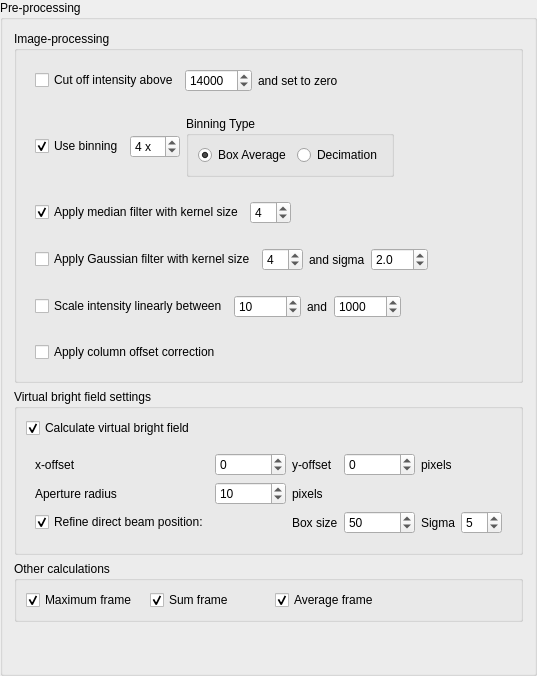
            <widget class="QGroupBox" name="groupBox_2">
             <property name="sizePolicy">
              <sizepolicy hsizetype="Expanding" vsizetype="Minimum">
               <horstretch>0</horstretch>
               <verstretch>0</verstretch>
              </sizepolicy>
             </property>
             <property name="title">
              <string>Pre-processing</string>
             </property>
             <layout class="QVBoxLayout" name="verticalLayout_5">
              <item>
               <widget class="QGroupBox" name="groupBox_4">
                <property name="title">
                 <string>Image-processing</string>
                </property>
                <layout class="QVBoxLayout" name="verticalLayout_4">
                 <item>
                  <widget class="QWidget" name="widget_7" native="true">
                   <property name="toolTip">
                    <string>&lt;html&gt;&lt;head/&gt;&lt;body&gt;&lt;p&gt;Set hot pixels to 0&lt;/p&gt;&lt;/body&gt;&lt;/html&gt;</string>
                   </property>
                   <layout class="QHBoxLayout" name="horizontalLayout_4">
                    <item>
                     <widget class="QCheckBox" name="checkBox_8">
                      <property name="sizePolicy">
                       <sizepolicy hsizetype="Maximum" vsizetype="Fixed">
                        <horstretch>0</horstretch>
                        <verstretch>0</verstretch>
                       </sizepolicy>
                      </property>
                      <property name="toolTip">
                       <string>&lt;html&gt;&lt;head/&gt;&lt;body&gt;&lt;p&gt;Remove large outliers and set them to 0&lt;/p&gt;&lt;/body&gt;&lt;/html&gt;</string>
                      </property>
                      <property name="text">
                       <string>Cut off intensity above</string>
                      </property>
                      <property name="checked">
                       <bool>false</bool>
                      </property>
                     </widget>
                    </item>
                    <item>
                     <widget class="QSpinBox" name="spinBox_11">
                      <property name="enabled">
                       <bool>true</bool>
                      </property>
                      <property name="sizePolicy">
                       <sizepolicy hsizetype="Maximum" vsizetype="Fixed">
                        <horstretch>0</horstretch>
                        <verstretch>0</verstretch>
                       </sizepolicy>
                      </property>
                      <property name="maximum">
                       <number>999999999</number>
                      </property>
                      <property name="singleStep">
                       <number>100</number>
                      </property>
                      <property name="value">
                       <number>14000</number>
                      </property>
                     </widget>
                    </item>
                    <item>
                     <widget class="QLabel" name="label_18">
                      <property name="text">
                       <string>and set to zero</string>
                      </property>
                     </widget>
                    </item>
                   </layout>
                  </widget>
                 </item>
                 <item>
                  <widget class="QWidget" name="widget_8" native="true">
                   <property name="toolTip">
                    <string>&lt;html&gt;&lt;head/&gt;&lt;body&gt;&lt;p&gt;Shrink the images by an integer factor&lt;/p&gt;&lt;/body&gt;&lt;/html&gt;</string>
                   </property>
                   <layout class="QHBoxLayout" name="horizontalLayout_7">
                    <item>
                     <widget class="QCheckBox" name="checkBox_5">
                      <property name="toolTip">
                       <string>&lt;html&gt;&lt;head/&gt;&lt;body&gt;&lt;p&gt;Rescale the height and width of the images with a factor 1/binning. This both smooths the data and reduces data size by a factor binning^2.&lt;/p&gt;&lt;/body&gt;&lt;/html&gt;</string>
                      </property>
                      <property name="text">
                       <string>Use binning</string>
                      </property>
                      <property name="checked">
                       <bool>true</bool>
                      </property>
                     </widget>
                    </item>
                    <item alignment="Qt::AlignLeft">
                     <widget class="QSpinBox" name="spinBox_3">
                      <property name="enabled">
                       <bool>true</bool>
                      </property>
                      <property name="sizePolicy">
                       <sizepolicy hsizetype="Preferred" vsizetype="Fixed">
                        <horstretch>0</horstretch>
                        <verstretch>0</verstretch>
                       </sizepolicy>
                      </property>
                      <property name="minimumSize">
                       <size>
                        <width>0</width>
                        <height>0</height>
                       </size>
                      </property>
                      <property name="suffix">
                       <string> x</string>
                      </property>
                      <property name="minimum">
                       <number>1</number>
                      </property>
                      <property name="maximum">
                       <number>99</number>
                      </property>
                      <property name="value">
                       <number>4</number>
                      </property>
                     </widget>
                    </item>
                    <item>
                     <widget class="QGroupBox" name="groupBox_10">
                      <property name="title">
                       <string>Binning Type</string>
                      </property>
                      <layout class="QFormLayout" name="formLayout">
                       <item row="0" column="0">
                        <widget class="QRadioButton" name="radioButton_average">
                         <property name="toolTip">
                          <string>Use box averaging where the box size is the binning factor.</string>
                         </property>
                         <property name="text">
                          <string>Box Average</string>
                         </property>
                         <property name="checked">
                          <bool>true</bool>
                         </property>
                         <attribute name="buttonGroup">
                          <string notr="true">buttonGroup</string>
                         </attribute>
                        </widget>
                       </item>
                       <item row="0" column="1">
                        <widget class="QRadioButton" name="radioButton_decimation">
                         <property name="text">
                          <string>Decimation</string>
                         </property>
                         <attribute name="buttonGroup">
                          <string notr="true">buttonGroup</string>
                         </attribute>
                        </widget>
                       </item>
                      </layout>
                     </widget>
                    </item>
                    <item>
                     <spacer name="horizontalSpacer">
                      <property name="orientation">
                       <enum>Qt::Horizontal</enum>
                      </property>
                      <property name="sizeHint" stdset="0">
                       <size>
                        <width>40</width>
                        <height>20</height>
                       </size>
                      </property>
                     </spacer>
                    </item>
                   </layout>
                  </widget>
                 </item>
                 <item>
                  <widget class="QWidget" name="widget_10" native="true">
                   <layout class="QHBoxLayout" name="horizontalLayout_9">
                    <item>
                     <widget class="QCheckBox" name="checkBox_7">
                      <property name="toolTip">
                       <string>&lt;html&gt;&lt;head/&gt;&lt;body&gt;&lt;p&gt;Apply a median filter to all diffraction patterns for minimizing noise. Kernel size means how many pixels are taken into account. Large kernel sizes can be very slow.&lt;/p&gt;&lt;/body&gt;&lt;/html&gt;</string>
                      </property>
                      <property name="text">
                       <string>Apply median filter with kernel size</string>
                      </property>
                      <property name="checked">
                       <bool>true</bool>
                      </property>
                     </widget>
                    </item>
                    <item>
                     <widget class="QSpinBox" name="spinBox_10">
                      <property name="enabled">
                       <bool>true</bool>
                      </property>
                      <property name="minimum">
                       <number>3</number>
                      </property>
                      <property name="maximum">
                       <number>50</number>
                      </property>
                      <property name="value">
                       <number>4</number>
                      </property>
                     </widget>
                    </item>
                    <item>
                     <spacer name="horizontalSpacer_10">
                      <property name="orientation">
                       <enum>Qt::Horizontal</enum>
                      </property>
                      <property name="sizeHint" stdset="0">
                       <size>
                        <width>40</width>
                        <height>20</height>
                       </size>
                      </property>
                     </spacer>
                    </item>
                   </layout>
                  </widget>
                 </item>
                 <item>
                  <widget class="QWidget" name="widget_6" native="true">
                   <property name="sizePolicy">
                    <sizepolicy hsizetype="Minimum" vsizetype="Maximum">
                     <horstretch>0</horstretch>
                     <verstretch>0</verstretch>
                    </sizepolicy>
                   </property>
                   <property name="toolTip">
                    <string>&lt;html&gt;&lt;head/&gt;&lt;body&gt;&lt;p&gt;Apply a smoothing. Median is recommended for lots of hot pixels but slow.&lt;/p&gt;&lt;/body&gt;&lt;/html&gt;</string>
                   </property>
                   <layout class="QHBoxLayout" name="horizontalLayout_10">
                    <item>
                     <widget class="QCheckBox" name="checkBox_3">
                      <property name="toolTip">
                       <string>&lt;html&gt;&lt;head/&gt;&lt;body&gt;&lt;p&gt;Apply a gaussian smoothing to all images. Faster than median filter but less good for removing pixel noise.&lt;/p&gt;&lt;/body&gt;&lt;/html&gt;</string>
                      </property>
                      <property name="text">
                       <string>Apply Gaussian filter with kernel size</string>
                      </property>
                     </widget>
                    </item>
                    <item>
                     <widget class="QSpinBox" name="spinBox_6">
                      <property name="enabled">
                       <bool>true</bool>
                      </property>
                      <property name="minimum">
                       <number>3</number>
                      </property>
                      <property name="maximum">
                       <number>50</number>
                      </property>
                      <property name="value">
                       <number>4</number>
                      </property>
                     </widget>
                    </item>
                    <item>
                     <widget class="QLabel" name="label_15">
                      <property name="enabled">
                       <bool>true</bool>
                      </property>
                      <property name="sizePolicy">
                       <sizepolicy hsizetype="Maximum" vsizetype="Preferred">
                        <horstretch>0</horstretch>
                        <verstretch>0</verstretch>
                       </sizepolicy>
                      </property>
                      <property name="text">
                       <string>and sigma</string>
                      </property>
                     </widget>
                    </item>
                    <item>
                     <widget class="QDoubleSpinBox" name="doubleSpinBox">
                      <property name="enabled">
                       <bool>true</bool>
                      </property>
                      <property name="decimals">
                       <number>1</number>
                      </property>
                      <property name="value">
                       <double>2.000000000000000</double>
                      </property>
                     </widget>
                    </item>
                    <item>
                     <spacer name="horizontalSpacer_2">
                      <property name="orientation">
                       <enum>Qt::Horizontal</enum>
                      </property>
                      <property name="sizeHint" stdset="0">
                       <size>
                        <width>40</width>
                        <height>20</height>
                       </size>
                      </property>
                     </spacer>
                    </item>
                   </layout>
                  </widget>
                 </item>
                 <item>
                  <widget class="QWidget" name="widget_11" native="true">
                   <layout class="QHBoxLayout" name="horizontalLayout_13">
                    <item>
                     <widget class="QCheckBox" name="checkBox_4">
                      <property name="toolTip">
                       <string>&lt;html&gt;&lt;head/&gt;&lt;body&gt;&lt;p&gt;Rescale intensity, effectively adjusting brightness and contrast. Use this if you will export to blo (8-bit) but not if you export to hyperspy (16-bit) as you can lose a significant amount of information.&lt;/p&gt;&lt;/body&gt;&lt;/html&gt;</string>
                      </property>
                      <property name="text">
                       <string>Scale intensity linearly between</string>
                      </property>
                      <property name="checked">
                       <bool>false</bool>
                      </property>
                     </widget>
                    </item>
                    <item>
                     <widget class="QSpinBox" name="spinBox_7">
                      <property name="enabled">
                       <bool>true</bool>
                      </property>
                      <property name="maximum">
                       <number>1000000</number>
                      </property>
                      <property name="singleStep">
                       <number>10</number>
                      </property>
                      <property name="value">
                       <number>10</number>
                      </property>
                     </widget>
                    </item>
                    <item>
                     <widget class="QLabel" name="label_17">
                      <property name="enabled">
                       <bool>true</bool>
                      </property>
                      <property name="text">
                       <string>and</string>
                      </property>
                     </widget>
                    </item>
                    <item>
                     <widget class="QSpinBox" name="spinBox_8">
                      <property name="enabled">
                       <bool>true</bool>
                      </property>
                      <property name="minimum">
                       <number>1</number>
                      </property>
                      <property name="maximum">
                       <number>1000000000</number>
                      </property>
                      <property name="singleStep">
                       <number>10</number>
                      </property>
                      <property name="value">
                       <number>1000</number>
                      </property>
                     </widget>
                    </item>
                    <item>
                     <spacer name="horizontalSpacer_11">
                      <property name="orientation">
                       <enum>Qt::Horizontal</enum>
                      </property>
                      <property name="sizeHint" stdset="0">
                       <size>
                        <width>40</width>
                        <height>20</height>
                       </size>
                      </property>
                     </spacer>
                    </item>
                   </layout>
                  </widget>
                 </item>
                 <item>
                  <widget class="QWidget" name="widget_5" native="true">
                   <property name="sizePolicy">
                    <sizepolicy hsizetype="Maximum" vsizetype="Maximum">
                     <horstretch>0</horstretch>
                     <verstretch>0</verstretch>
                    </sizepolicy>
                   </property>
                   <property name="toolTip">
                    <string>&lt;html&gt;&lt;head/&gt;&lt;body&gt;&lt;p&gt;Adjust image intensities (brightness/contrast)&lt;/p&gt;&lt;/body&gt;&lt;/html&gt;</string>
                   </property>
                   <layout class="QHBoxLayout" name="horizontalLayout_15">
                    <item>
                     <widget class="QCheckBox" name="checkBox">
                      <property name="toolTip">
                       <string>&lt;html&gt;&lt;head/&gt;&lt;body&gt;&lt;p&gt;Apply a small intensity correction. Legacy option, not recommended to use.&lt;/p&gt;&lt;/body&gt;&lt;/html&gt;</string>
                      </property>
                      <property name="text">
                       <string>Apply column offset correction</string>
                      </property>
                      <property name="checked">
                       <bool>false</bool>
                      </property>
                     </widget>
                    </item>
                    <item>
                     <spacer name="horizontalSpacer_12">
                      <property name="orientation">
                       <enum>Qt::Horizontal</enum>
                      </property>
                      <property name="sizeHint" stdset="0">
                       <size>
                        <width>40</width>
                        <height>20</height>
                       </size>
                      </property>
                     </spacer>
                    </item>
                   </layout>
                  </widget>
                 </item>
                </layout>
               </widget>
              </item>
              <item>
               <widget class="QGroupBox" name="groupBox_5">
                <property name="title">
                 <string>Virtual bright field settings</string>
                </property>
                <layout class="QVBoxLayout" name="verticalLayout_11">
                 <item>
                  <widget class="QCheckBox" name="checkBox_10">
                   <property name="toolTip">
                    <string>&lt;html&gt;&lt;head/&gt;&lt;body&gt;&lt;p&gt;Calculate a virtual bright field image using a circular virtual aperture defined by the parameters below. Image preprocessing is performed first.&lt;/p&gt;&lt;/body&gt;&lt;/html&gt;</string>
                   </property>
                   <property name="text">
                    <string>Calculate virtual bright field</string>
                   </property>
                   <property name="checked">
                    <bool>true</bool>
                   </property>
                  </widget>
                 </item>
                 <item>
                  <widget class="QWidget" name="widget_3" native="true">
                   <property name="toolTip">
                    <string>&lt;html&gt;&lt;head/&gt;&lt;body&gt;&lt;p&gt;x and y offset of the virtual aperture from the center of the image.&lt;/p&gt;&lt;/body&gt;&lt;/html&gt;</string>
                   </property>
                   <layout class="QGridLayout" name="gridLayout_13">
                    <item row="0" column="4">
                     <widget class="QLabel" name="label_26">
                      <property name="text">
                       <string>pixels</string>
                      </property>
                     </widget>
                    </item>
                    <item row="1" column="2">
                     <widget class="QLabel" name="label_20">
                      <property name="text">
                       <string>pixels</string>
                      </property>
                     </widget>
                    </item>
                    <item row="0" column="1">
                     <widget class="QSpinBox" name="spinBox_13">
                      <property name="minimum">
                       <number>-100000</number>
                      </property>
                      <property name="maximum">
                       <number>100000</number>
                      </property>
                     </widget>
                    </item>
                    <item row="0" column="0">
                     <widget class="QLabel" name="label_21">
                      <property name="text">
                       <string>x-offset</string>
                      </property>
                     </widget>
                    </item>
                    <item row="0" column="2">
                     <widget class="QLabel" name="label_22">
                      <property name="text">
                       <string>y-offset</string>
                      </property>
                     </widget>
                    </item>
                    <item row="0" column="5">
                     <spacer name="horizontalSpacer_4">
                      <property name="orientation">
                       <enum>Qt::Horizontal</enum>
                      </property>
                      <property name="sizeHint" stdset="0">
                       <size>
                        <width>40</width>
                        <height>20</height>
                       </size>
                      </property>
                     </spacer>
                    </item>
                    <item row="0" column="3">
                     <widget class="QSpinBox" name="spinBox_14">
                      <property name="minimum">
                       <number>-100000</number>
                      </property>
                      <property name="maximum">
                       <number>100000</number>
                      </property>
                     </widget>
                    </item>
                    <item row="1" column="1">
                     <widget class="QSpinBox" name="spinBox_12">
                      <property name="minimum">
                       <number>1</number>
                      </property>
                      <property name="maximum">
                       <number>1000</number>
                      </property>
                      <property name="value">
                       <number>10</number>
                      </property>
                     </widget>
                    </item>
                    <item row="1" column="0">
                     <widget class="QLabel" name="label_19">
                      <property name="text">
                       <string>Aperture radius</string>
                      </property>
                     </widget>
                    </item>
                    <item row="1" column="3" colspan="3">
                     <spacer name="horizontalSpacer_3">
                      <property name="orientation">
                       <enum>Qt::Horizontal</enum>
                      </property>
                      <property name="sizeHint" stdset="0">
                       <size>
                        <width>40</width>
                        <height>20</height>
                       </size>
                      </property>
                     </spacer>
                    </item>
                    <item row="2" column="0">
                     <widget class="QCheckBox" name="checkBox_refine_center">
                      <property name="toolTip">
                       <string>&lt;html&gt;&lt;head/&gt;&lt;body&gt;&lt;p&gt;The direct beam location will be refined and stored as metadata for each frame. This is done by blurring (sigma) a small central region (of diameter box size) and finding the peak position. Therefore box size should be large enough to encompass the direct beam entirely for all scnning pixels and sigma should be at least the disk radius.&lt;/p&gt;&lt;/body&gt;&lt;/html&gt;</string>
                      </property>
                      <property name="text">
                       <string>Refine direct beam position:</string>
                      </property>
                      <property name="checked">
                       <bool>true</bool>
                      </property>
                     </widget>
                    </item>
                    <item row="2" column="5">
                     <widget class="QSpinBox" name="spinBox_refine_center_sigma">
                      <property name="toolTip">
                       <string>&lt;html&gt;&lt;head/&gt;&lt;body&gt;&lt;p&gt;Sigma should be set at least as large as the direct beam disk radius to accurately find the center point.&lt;/p&gt;&lt;/body&gt;&lt;/html&gt;</string>
                      </property>
                      <property name="value">
                       <number>5</number>
                      </property>
                     </widget>
                    </item>
                    <item row="2" column="4">
                     <widget class="QLabel" name="label_41">
                      <property name="toolTip">
                       <string>&lt;html&gt;&lt;head/&gt;&lt;body&gt;&lt;p&gt;Sigma should be set at least as large as the direct beam disk radius to accurately find the center point.&lt;/p&gt;&lt;/body&gt;&lt;/html&gt;</string>
                      </property>
                      <property name="text">
                       <string>Sigma</string>
                      </property>
                     </widget>
                    </item>
                    <item row="2" column="3">
                     <widget class="QSpinBox" name="spinBox_refine_center_diameter">
                      <property name="toolTip">
                       <string>&lt;html&gt;&lt;head/&gt;&lt;body&gt;&lt;p&gt;Diameter of the bo in which the direct beam spot will be found for all scanning positions.&lt;/p&gt;&lt;/body&gt;&lt;/html&gt;</string>
                      </property>
                      <property name="value">
                       <number>50</number>
                      </property>
                     </widget>
                    </item>
                    <item row="2" column="2">
                     <widget class="QLabel" name="label_40">
                      <property name="toolTip">
                       <string>&lt;html&gt;&lt;head/&gt;&lt;body&gt;&lt;p&gt;Diameter of the bo in which the direct beam spot will be found for all scanning positions.&lt;/p&gt;&lt;/body&gt;&lt;/html&gt;</string>
                      </property>
                      <property name="text">
                       <string>Box size</string>
                      </property>
                     </widget>
                    </item>
                   </layout>
                  </widget>
                 </item>
                </layout>
               </widget>
              </item>
              <item>
               <widget class="QGroupBox" name="groupBox_8">
                <property name="title">
                 <string>Other calculations</string>
                </property>
                <layout class="QGridLayout" name="gridLayout_10">
                 <item row="0" column="0">
                  <widget class="QCheckBox" name="checkBox_maxiumum_image">
                   <property name="toolTip">
                    <string>&lt;html&gt;&lt;head/&gt;&lt;body&gt;&lt;p&gt;The maximum diffraction pattern represents the maximum intensity at each diffraction pattern pixel for all scanning positions. It is therefore instructive to the diffraction intensities recorded.&lt;/p&gt;&lt;/body&gt;&lt;/html&gt;</string>
                   </property>
                   <property name="text">
                    <string>Maximum frame</string>
                   </property>
                   <property name="checked">
                    <bool>true</bool>
                   </property>
                  </widget>
                 </item>
                 <item row="0" column="1">
                  <widget class="QCheckBox" name="checkBox_sum_image">
                   <property name="toolTip">
                    <string>&lt;html&gt;&lt;head/&gt;&lt;body&gt;&lt;p&gt;Calculate the sum of each frame and store in the frame attributes as 'framesum'.&lt;/p&gt;&lt;/body&gt;&lt;/html&gt;</string>
                   </property>
                   <property name="text">
                    <string>Sum frame</string>
                   </property>
                   <property name="checked">
                    <bool>true</bool>
                   </property>
                  </widget>
                 </item>
                 <item row="0" column="2" colspan="2">
                  <widget class="QCheckBox" name="checkBox_average_image">
                   <property name="toolTip">
                    <string>&lt;html&gt;&lt;head/&gt;&lt;body&gt;&lt;p&gt;The average diffraction pattern represents the average intensity at each diffraction pattern pixel for all scanning positions. It is therefore instructive to the average diffraction over the whole scanning area.&lt;/p&gt;&lt;/body&gt;&lt;/html&gt;</string>
                   </property>
                   <property name="text">
                    <string>Average frame</string>
                   </property>
                   <property name="checked">
                    <bool>true</bool>
                   </property>
                  </widget>
                 </item>
                </layout>
               </widget>
              </item>
              <item>
               <spacer name="verticalSpacer">
                <property name="orientation">
                 <enum>Qt::Vertical</enum>
                </property>
                <property name="sizeHint" stdset="0">
                 <size>
                  <width>20</width>
                  <height>40</height>
                 </size>
                </property>
               </spacer>
              </item>
             </layout>
            </widget>
